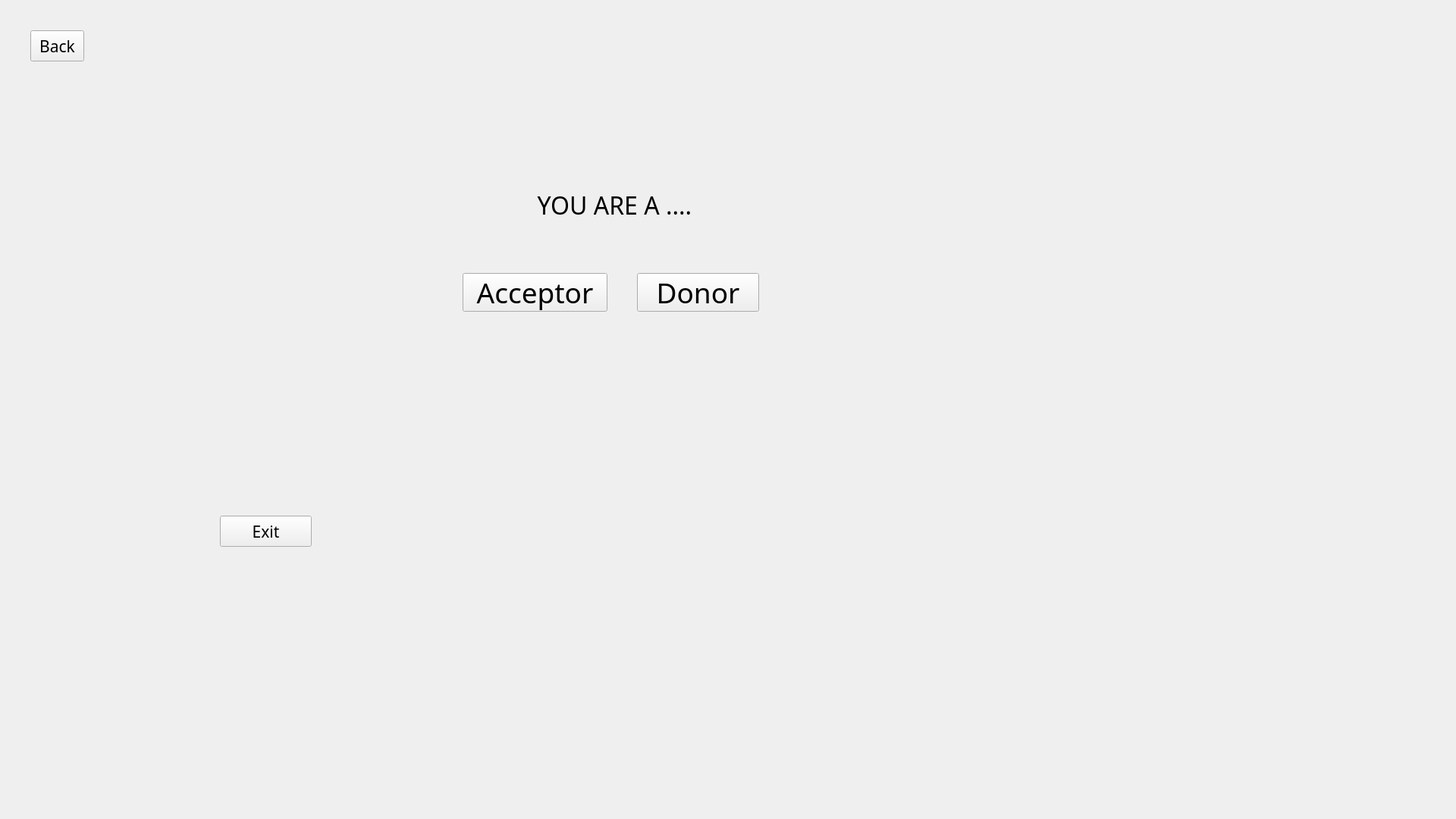
<?xml version="1.0" encoding="UTF-8"?>
<ui version="4.0">
 <class>acdowindow</class>
 <widget class="QWidget" name="acdowindow">
  <property name="geometry">
   <rect>
    <x>0</x>
    <y>0</y>
    <width>1920</width>
    <height>1080</height>
   </rect>
  </property>
  <property name="font">
   <font>
    <family>CentSchbkCyrill BT</family>
    <pointsize>24</pointsize>
   </font>
  </property>
  <property name="windowTitle">
   <string>Form</string>
  </property>
  <widget class="QPushButton" name="ExitAcDo">
   <property name="geometry">
    <rect>
     <x>290</x>
     <y>680</y>
     <width>121</width>
     <height>41</height>
    </rect>
   </property>
   <property name="font">
    <font>
     <family>CentSchbkCyrill BT</family>
     <pointsize>16</pointsize>
    </font>
   </property>
   <property name="text">
    <string>Exit</string>
   </property>
  </widget>
  <widget class="QLabel" name="label_3AcDo">
   <property name="geometry">
    <rect>
     <x>870</x>
     <y>420</y>
     <width>91</width>
     <height>111</height>
    </rect>
   </property>
   <property name="text">
    <string/>
   </property>
   <property name="pixmap">
    <pixmap>../1.png</pixmap>
   </property>
  </widget>
  <widget class="QLabel" name="labelAcDo">
   <property name="geometry">
    <rect>
     <x>700</x>
     <y>230</y>
     <width>221</width>
     <height>81</height>
    </rect>
   </property>
   <property name="font">
    <font>
     <family>CentSchbkCyrill BT</family>
     <pointsize>24</pointsize>
     <weight>50</weight>
     <italic>false</italic>
     <bold>false</bold>
    </font>
   </property>
   <property name="cursor">
    <cursorShape>ArrowCursor</cursorShape>
   </property>
   <property name="text">
    <string>YOU ARE A ....</string>
   </property>
   <property name="alignment">
    <set>Qt::AlignCenter</set>
   </property>
  </widget>
  <widget class="QPushButton" name="pushButtonAcDo">
   <property name="geometry">
    <rect>
     <x>610</x>
     <y>360</y>
     <width>191</width>
     <height>51</height>
    </rect>
   </property>
   <property name="font">
    <font>
     <family>CentSchbkCyrill BT</family>
     <pointsize>28</pointsize>
    </font>
   </property>
   <property name="text">
    <string>Acceptor</string>
   </property>
  </widget>
  <widget class="QPushButton" name="pushButton_2">
   <property name="geometry">
    <rect>
     <x>840</x>
     <y>360</y>
     <width>161</width>
     <height>51</height>
    </rect>
   </property>
   <property name="font">
    <font>
     <family>CentSchbkCyrill BT</family>
     <pointsize>28</pointsize>
    </font>
   </property>
   <property name="text">
    <string>Donor</string>
   </property>
  </widget>
  <widget class="QLabel" name="label_4AcDo">
   <property name="geometry">
    <rect>
     <x>650</x>
     <y>440</y>
     <width>91</width>
     <height>61</height>
    </rect>
   </property>
   <property name="text">
    <string/>
   </property>
   <property name="pixmap">
    <pixmap>../2.png</pixmap>
   </property>
  </widget>
  <widget class="QPushButton" name="BackAcDo">
   <property name="geometry">
    <rect>
     <x>40</x>
     <y>40</y>
     <width>71</width>
     <height>41</height>
    </rect>
   </property>
   <property name="font">
    <font>
     <family>CentSchbkCyrill BT</family>
     <pointsize>16</pointsize>
    </font>
   </property>
   <property name="autoFillBackground">
    <bool>true</bool>
   </property>
   <property name="text">
    <string>Back</string>
   </property>
  </widget>
 </widget>
 <resources/>
 <connections/>
</ui>
